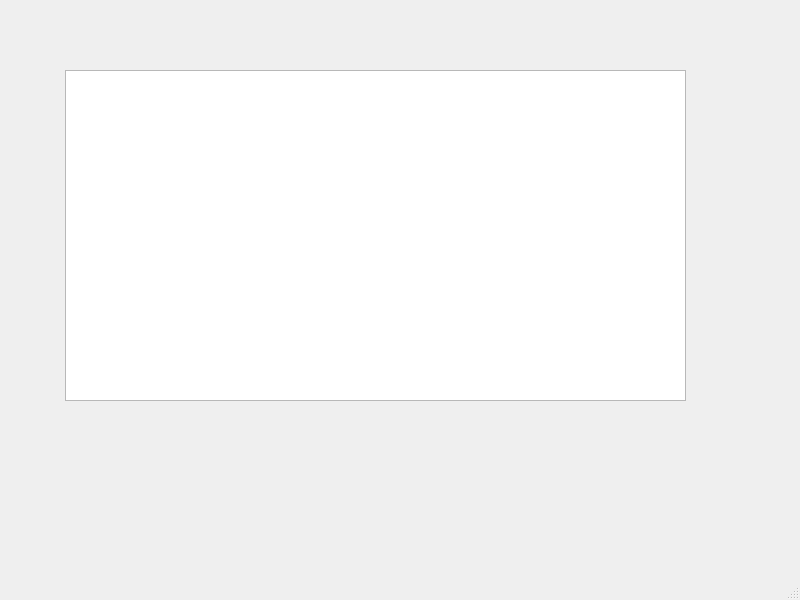
<?xml version="1.0" encoding="UTF-8"?>
<ui version="4.0">
 <class>MainWindow</class>
 <widget class="QMainWindow" name="MainWindow">
  <property name="geometry">
   <rect>
    <x>0</x>
    <y>0</y>
    <width>800</width>
    <height>600</height>
   </rect>
  </property>
  <property name="windowTitle">
   <string>MainWindow</string>
  </property>
  <widget class="QWidget" name="centralwidget">
   <widget class="QGraphicsView" name="graphicsView">
    <property name="geometry">
     <rect>
      <x>65</x>
      <y>70</y>
      <width>621</width>
      <height>331</height>
     </rect>
    </property>
   </widget>
  </widget>
  <widget class="QMenuBar" name="menubar">
   <property name="geometry">
    <rect>
     <x>0</x>
     <y>0</y>
     <width>800</width>
     <height>21</height>
    </rect>
   </property>
  </widget>
  <widget class="QStatusBar" name="statusbar"/>
 </widget>
 <resources/>
 <connections/>
</ui>
